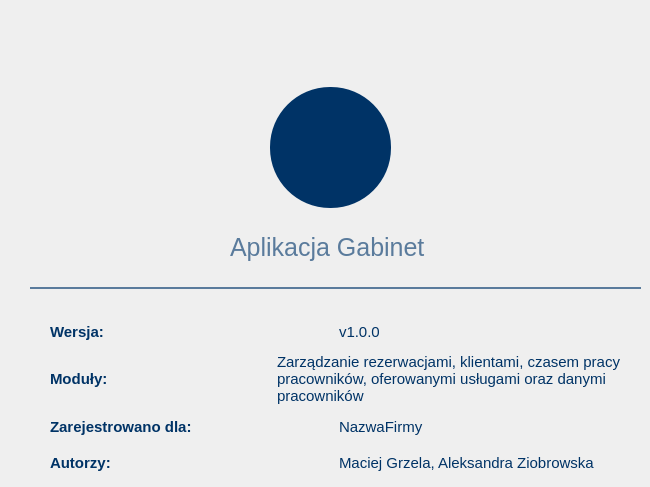
      <widget class="QWidget" name="tab_5">
       <attribute name="title">
        <string>Zmień hasło</string>
       </attribute>
       <widget class="QLabel" name="label">
        <property name="geometry">
         <rect>
          <x>270</x>
          <y>87</y>
          <width>121</width>
          <height>121</height>
         </rect>
        </property>
        <property name="styleSheet">
         <string notr="true">background-color: rgb(0,51,102);
border-radius: 60px;</string>
        </property>
        <property name="text">
         <string/>
        </property>
       </widget>
       <widget class="QLabel" name="label_3">
        <property name="geometry">
         <rect>
          <x>299</x>
          <y>113</y>
          <width>61</width>
          <height>61</height>
         </rect>
        </property>
        <property name="text">
         <string/>
        </property>
        <property name="pixmap">
         <pixmap resource="img.qrc">:/gabinet/img_rc/calendar-7.png</pixmap>
        </property>
        <property name="scaledContents">
         <bool>true</bool>
        </property>
       </widget>
       <widget class="QLabel" name="label_6">
        <property name="geometry">
         <rect>
          <x>30</x>
          <y>287</y>
          <width>611</width>
          <height>2</height>
         </rect>
        </property>
        <property name="styleSheet">
         <string notr="true">background-color: rgb(90,123,156);</string>
        </property>
        <property name="text">
         <string/>
        </property>
       </widget>
       <widget class="QLabel" name="label_8">
        <property name="geometry">
         <rect>
          <x>230</x>
          <y>217</y>
          <width>201</width>
          <height>61</height>
         </rect>
        </property>
        <property name="styleSheet">
         <string notr="true">color: rgb(90,123,156);
font-size: 25px;</string>
        </property>
        <property name="text">
         <string>Aplikacja Gabinet</string>
        </property>
       </widget>
       <widget class="QWidget" name="layoutWidget">
        <property name="geometry">
         <rect>
          <x>50</x>
          <y>317</y>
          <width>571</width>
          <height>161</height>
         </rect>
        </property>
        <layout class="QVBoxLayout" name="verticalLayout_27">
         <item>
          <layout class="QHBoxLayout" name="horizontalLayout_24">
           <item>
            <widget class="QLabel" name="label_9">
             <property name="font">
              <font>
               <pointsize>-1</pointsize>
               <weight>75</weight>
               <bold>true</bold>
              </font>
             </property>
             <property name="styleSheet">
              <string notr="true">font-size: 15px;
color: rgb(0,51,102);
font-weight: bold;</string>
             </property>
             <property name="text">
              <string>Wersja:</string>
             </property>
            </widget>
           </item>
           <item>
            <widget class="QLabel" name="label_65">
             <property name="styleSheet">
              <string notr="true">font-size: 15px;
color: rgb(0,51,102);</string>
             </property>
             <property name="text">
              <string>v1.0.0</string>
             </property>
            </widget>
           </item>
          </layout>
         </item>
         <item>
          <layout class="QHBoxLayout" name="horizontalLayout_28">
           <item>
            <widget class="QLabel" name="label_11">
             <property name="font">
              <font>
               <pointsize>-1</pointsize>
               <weight>75</weight>
               <bold>true</bold>
              </font>
             </property>
             <property name="styleSheet">
              <string notr="true">font-size: 15px;
color: rgb(0,51,102);
font-weight: bold;</string>
             </property>
             <property name="text">
              <string>Moduły:</string>
             </property>
            </widget>
           </item>
           <item>
            <widget class="QLabel" name="label_66">
             <property name="styleSheet">
              <string notr="true">font-size: 15px;
color: rgb(0,51,102);</string>
             </property>
             <property name="text">
              <string>Zarządzanie rezerwacjami, klientami, czasem pracy pracowników, oferowanymi usługami oraz danymi pracowników</string>
             </property>
             <property name="wordWrap">
              <bool>true</bool>
             </property>
            </widget>
           </item>
          </layout>
         </item>
         <item>
          <layout class="QHBoxLayout" name="horizontalLayout_31">
           <item>
            <widget class="QLabel" name="label_63">
             <property name="font">
              <font>
               <pointsize>-1</pointsize>
               <weight>75</weight>
               <bold>true</bold>
              </font>
             </property>
             <property name="styleSheet">
              <string notr="true">font-size: 15px;
color: rgb(0,51,102);
font-weight: bold;</string>
             </property>
             <property name="text">
              <string>Zarejestrowano dla:</string>
             </property>
            </widget>
           </item>
           <item>
            <widget class="QLabel" name="label_67">
             <property name="styleSheet">
              <string notr="true">font-size: 15px;
color: rgb(0,51,102);</string>
             </property>
             <property name="text">
              <string>NazwaFirmy</string>
             </property>
            </widget>
           </item>
          </layout>
         </item>
         <item>
          <layout class="QHBoxLayout" name="horizontalLayout_32">
           <item>
            <widget class="QLabel" name="label_64">
             <property name="font">
              <font>
               <pointsize>-1</pointsize>
               <weight>75</weight>
               <bold>true</bold>
              </font>
             </property>
             <property name="styleSheet">
              <string notr="true">font-size: 15px;
color: rgb(0,51,102);
font-weight: bold;</string>
             </property>
             <property name="text">
              <string>Autorzy:</string>
             </property>
            </widget>
           </item>
           <item>
            <widget class="QLabel" name="label_68">
             <property name="styleSheet">
              <string notr="true">font-size: 15px;
color: rgb(0,51,102);</string>
             </property>
             <property name="text">
              <string>Maciej Grzela, Aleksandra Ziobrowska</string>
             </property>
            </widget>
           </item>
          </layout>
         </item>
        </layout>
       </widget>
      </widget>
